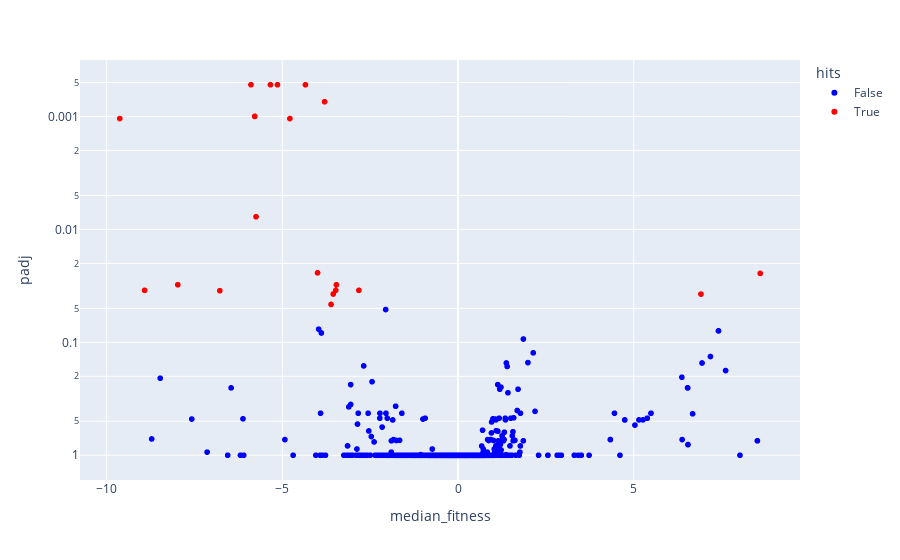

The code cell stored with this chart in its notebook:
### Code cell
fig = px.scatter(deseq_d1, x='median_fitness', y='padj',color='hits',
                     color_discrete_map={True: 'red', False:'blue'},  
                      log_y=True,  hover_data={'gene':df.ShortName})
fig.update_yaxes(autorange="reversed")
fig.show()

### Figure 1 — Plotly figure (JSON) as saved in the notebook; plotly's stock layout.template omitted (floating-point values rounded to 4 significant figures; data arrays with more than 128 entries replaced by an {"elided": "..."} marker saying what was removed)
{"data": [{"customdata": {"elided": "1750x1 str values"}, "hovertemplate": "hits=False<br>median_fitness=%{x}<br>padj=%{y}<br>gene=%{customdata[0]}<extra></extra>", "legendgroup": "False", "marker": {"color": "blue", "symbol": "circle"}, "mode": "markers", "name": "False", "showlegend": true, "type": "scattergl", "x": {"elided": "1750 float values"}, "xaxis": "x", "y": {"elided": "1750 float values"}, "yaxis": "y"}, {"customdata": [["CGTAGATAGACAACCAC"], ["TCTATAACCGCAGCGCC"], ["aph(3'')-Ib"], ["arcB"], ["frdA"], ["fusA"], ["gidA"], ["hybA"], ["hybB"], ["metL"], ["pfkA"], ["purD"], ["purG"], ["res"], ["rfaG"], ["rfaI"], ["rfaP"], ["rfbG"], ["ychF"], ["yihW"], ["yjjQ"]], "hovertemplate": "hits=True<br>median_fitness=%{x}<br>padj=%{y}<br>gene=%{customdata[0]}<extra></extra>", "legendgroup": "True", "marker": {"color": "red", "symbol": "circle"}, "mode": "markers", "name": "True", "showlegend": true, "type": "scattergl", "x": [-5.785, -5.893, -2.821, -7.976, -3.552, -4.342, -8.921, -3.999, -4.785, -5.139, -3.614, -6.78, -9.628, 8.603, -5.785, -5.338, -5.749, -3.48, -3.798, -3.461, 6.916], "xaxis": "x", "y": [0.0009972, 0.0005231, 0.03464, 0.0309, 0.03732, 0.0005231, 0.03464, 0.02424, 0.001043, 0.0005231, 0.04617, 0.03488, 0.001043, 0.0245, 0.0009972, 0.0005231, 0.007721, 0.03464, 0.00074, 0.0309, 0.03739], "yaxis": "y"}], "layout": {"legend": {"title": {"text": "hits"}, "tracegroupgap": 0}, "margin": {"t": 60}, "xaxis": {"anchor": "y", "domain": [0, 1], "title": {"text": "median_fitness"}}, "yaxis": {"anchor": "x", "autorange": "reversed", "domain": [0, 1], "title": {"text": "padj"}, "type": "log"}}}
